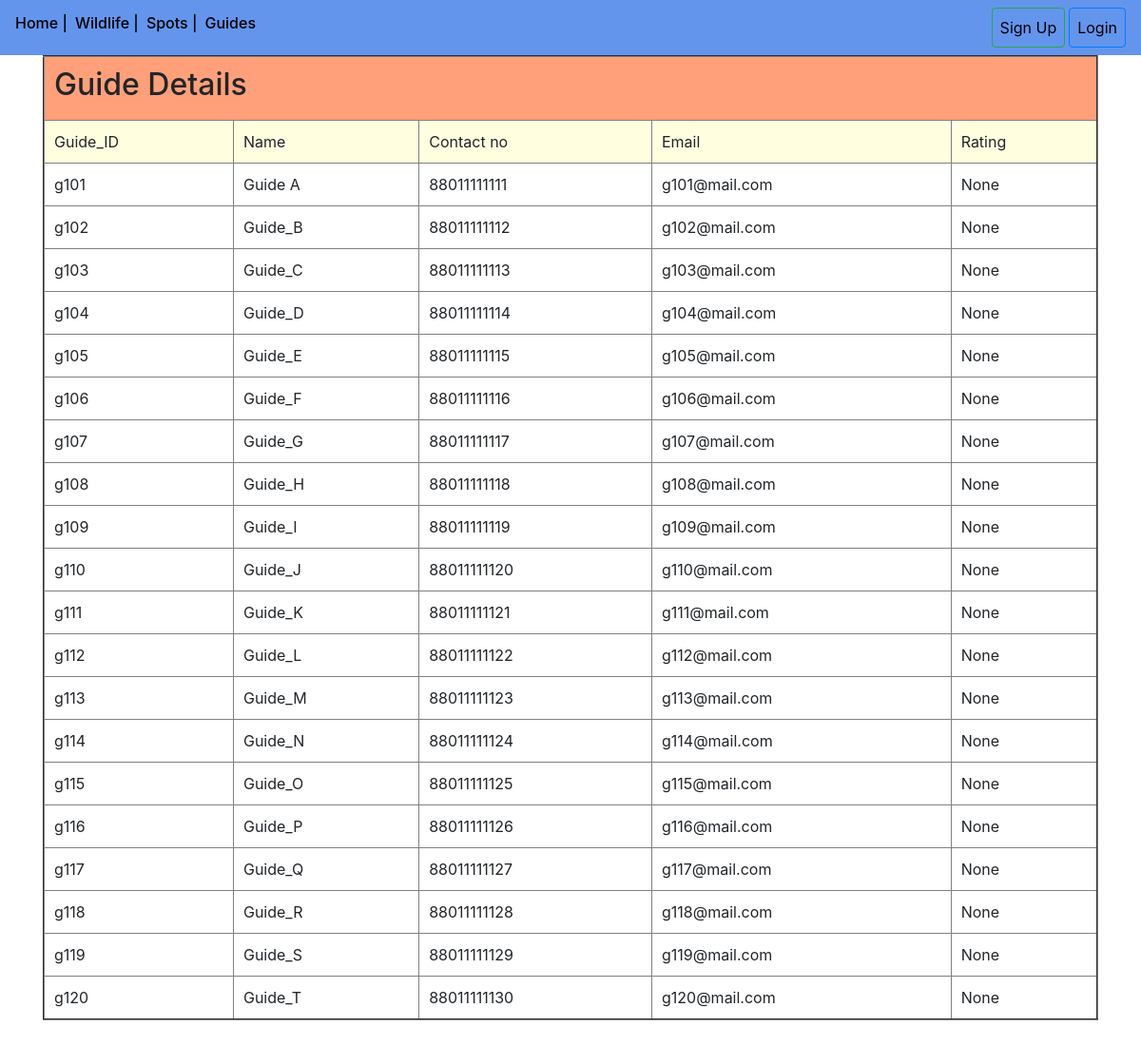
The page /guide/ on the database its author committed.
### sundarbans/models.py (models this page shows)
class Guide(models.Model):
    g_id = models.CharField(primary_key=True, max_length=254)
    g_name = models.CharField(max_length=254)
    g_contact = models.CharField(max_length=254)
    g_email = models.EmailField()
    g_rating = models.IntegerField(null=True, blank=True)

### sundarbans/views.py (the view)
# urls.py: path('guide/', GuideView.as_view(), name='guide_'),
class GuideView(ListView):
    model = Guide
    template_name = 'sundarbans/guide.html'

### templates/sundarbans/guide.html
{% extends 'base.html' %}
{% block content %}
<div class="container pb-lg-5">
    <table border="2" cellpadding="10rem" width="100%">
        <tr style="background: lightsalmon"><td colspan="5"><h2>Guide Details</h2></td></tr>
        <tr style="background: lightyellow">
            <td>Guide_ID</td>
            <td>Name</td>
            <td>Contact no</td>
            <td>Email</td>
            <td>Rating</td>
        </tr>
        {% for x in guide_list %}
            <tr>
                <td>{{ x.g_id }}</td>
                <td>{{ x.g_name }}</td>
                <td>{{ x.g_contact }}</td>
                <td>{{ x.g_email }}</td>
                <td>{{ x.g_rating }}</td>
            </tr>
        {% endfor %}
    </table>
</div>
{% endblock %}

### rows shown on the page
Guide: g_id "g101", g_name "Guide A", g_contact "88011111111", g_email "g101@mail.com", g_rating "None"
Guide: g_id "g102", g_name "Guide_B", g_contact "88011111112", g_email "g102@mail.com", g_rating "None"
Guide: g_id "g103", g_name "Guide_C", g_contact "88011111113", g_email "g103@mail.com", g_rating "None"
Guide: g_id "g104", g_name "Guide_D", g_contact "88011111114", g_email "g104@mail.com", g_rating "None"
Guide: g_id "g105", g_name "Guide_E", g_contact "88011111115", g_email "g105@mail.com", g_rating "None"
Guide: g_id "g106", g_name "Guide_F", g_contact "88011111116", g_email "g106@mail.com", g_rating "None"
Guide: g_id "g107", g_name "Guide_G", g_contact "88011111117", g_email "g107@mail.com", g_rating "None"
Guide: g_id "g108", g_name "Guide_H", g_contact "88011111118", g_email "g108@mail.com", g_rating "None"
Guide: g_id "g109", g_name "Guide_I", g_contact "88011111119", g_email "g109@mail.com", g_rating "None"
Guide: g_id "g110", g_name "Guide_J", g_contact "88011111120", g_email "g110@mail.com", g_rating "None"
Guide: g_id "g111", g_name "Guide_K", g_contact "88011111121", g_email "g111@mail.com", g_rating "None"
Guide: g_id "g112", g_name "Guide_L", g_contact "88011111122", g_email "g112@mail.com", g_rating "None"
Guide: g_id "g113", g_name "Guide_M", g_contact "88011111123", g_email "g113@mail.com", g_rating "None"
Guide: g_id "g114", g_name "Guide_N", g_contact "88011111124", g_email "g114@mail.com", g_rating "None"
Guide: g_id "g115", g_name "Guide_O", g_contact "88011111125", g_email "g115@mail.com", g_rating "None"
Guide: g_id "g116", g_name "Guide_P", g_contact "88011111126", g_email "g116@mail.com", g_rating "None"
Guide: g_id "g117", g_name "Guide_Q", g_contact "88011111127", g_email "g117@mail.com", g_rating "None"
Guide: g_id "g118", g_name "Guide_R", g_contact "88011111128", g_email "g118@mail.com", g_rating "None"
Guide: g_id "g119", g_name "Guide_S", g_contact "88011111129", g_email "g119@mail.com", g_rating "None"
Guide: g_id "g120", g_name "Guide_T", g_contact "88011111130", g_email "g120@mail.com", g_rating "None"
